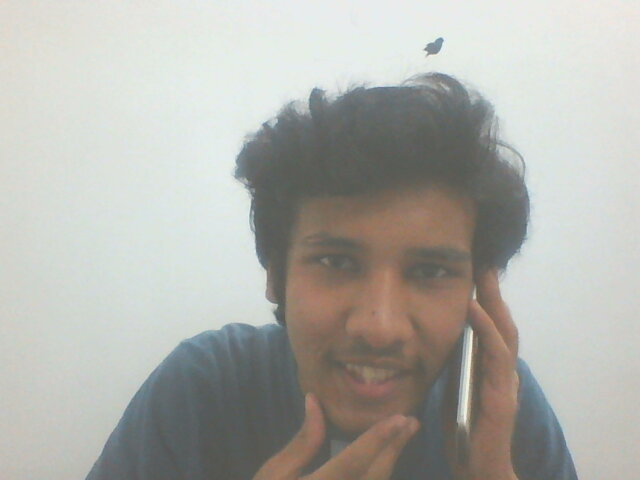
#> input picture Desktop/Learning/Done/Open CV/3. Image Processing/image.jpg, 640 x 480 px
$ python rotation.py
#> lines starting #> are read from the running program, lines starting #| are printed output that depends on the picture
import cv2
import numpy as np
pic = cv2.imread('image.jpg')
#> pic is the input picture: shape (480, 640, 3); mean B, G, R 170.1, 175.7, 175.8

rows = pic.shape[1]
#> rows = 640
cols = pic.shape[0]
#> cols = 480
center = (cols/2,rows/2)
#> center = (240, 320)
angle = 90

M = cv2.getRotationMatrix2D(center,angle,1)
rotate = cv2.warpAffine(pic,M,(cols,rows))
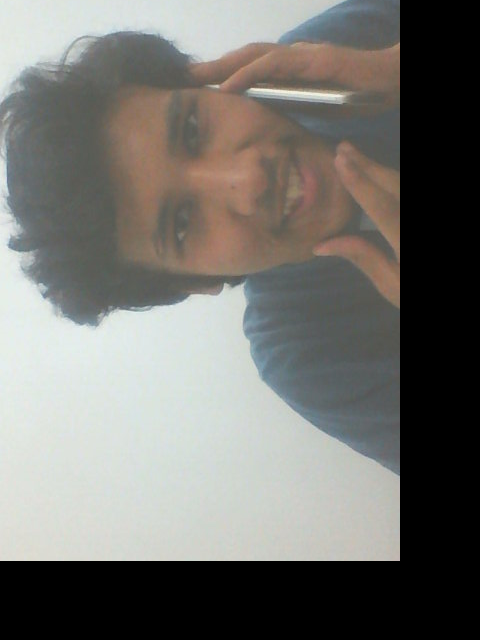
#> rotate: shape (640, 480, 3); mean B, G, R 111.1, 115.5, 116.5

cv2.imshow('rotated',rotate)

cv2.waitKey(0)
cv2.destroyAllWindows()
